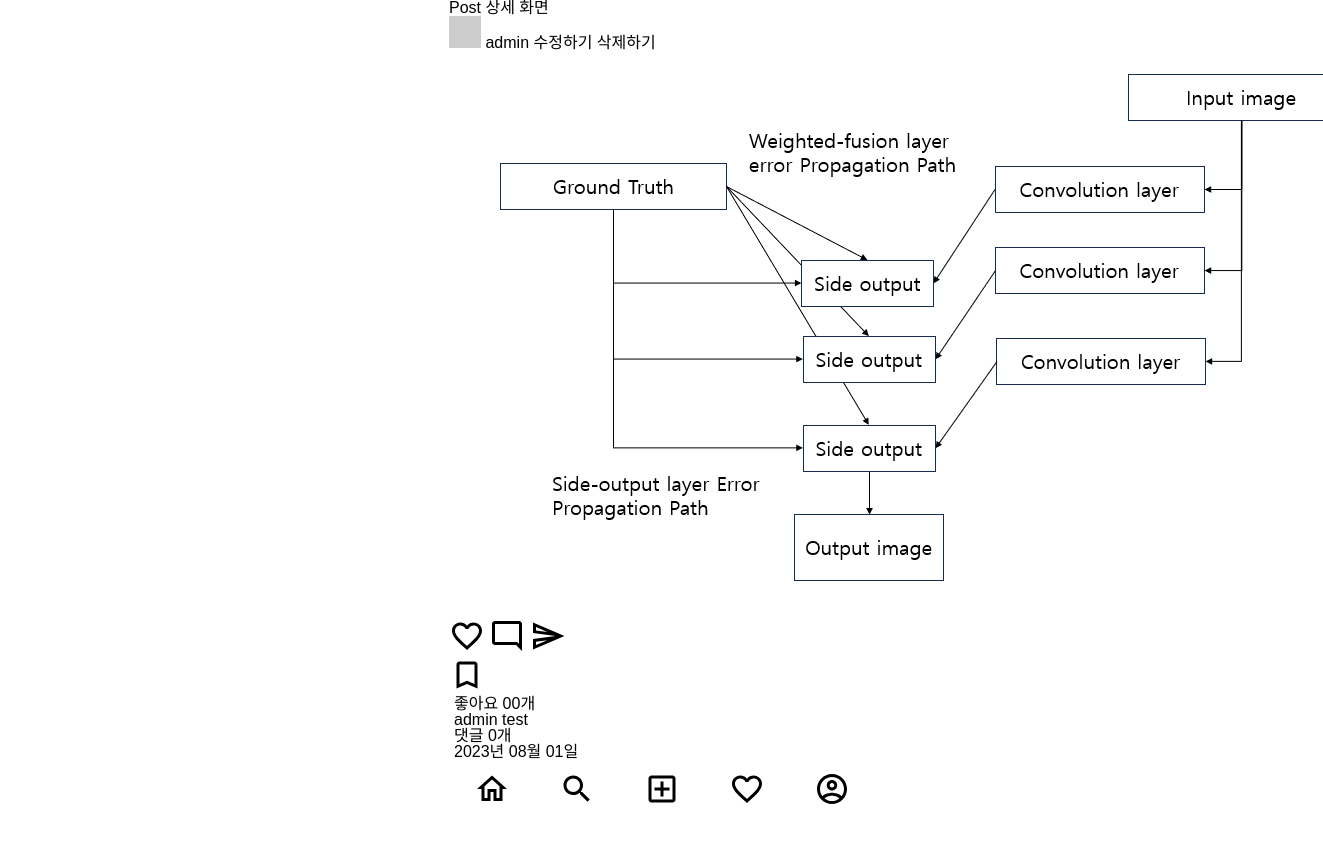
/posts/16/ (signed in), run on the app's committed database.
### posts/models.py (models this page shows)
class Post(models.Model):
    image = models.ImageField(verbose_name='이미지',null=True, blank=True)
    content = models.TextField(verbose_name='내용')
    created_at = models.DateTimeField(verbose_name='작성일',auto_now_add=True)
    view_count = models.IntegerField(verbose_name='조회수',default=0)
    writer = models.ForeignKey(to=User, on_delete=models.CASCADE, null=True, blank=True)

### posts/views.py (the view)
# urls.py: path('<int:id>/', post_detail_view, name = 'post-detail'),
def post_detail_view(request, id):
    try:
        post = Post.objects.get(id = id)
    except Post.DoesNotExist:
        return redirect('index')
    context = {
        'post' : post,
    }
    return render(request, 'posts/post_detail.html', context)

### templates/posts/post_detail.html (shortened to what this page needs)
{% extends 'base.html' %}
{% block content %}
<h1>Post 상세 화면</h1>
{% include 'mixin/posts/post_card.html' with detail=True %}
{% endblock %}

### templates/mixin/posts/post_card.html (shortened to what this page needs)
{% load static %}
<div class = "card">
    <div class = "card_header">
        <img src="http://via.placeholder.com/32x32" alt="프로필이미지">
        <a href="">
            <span class = "card_user-name">{{ post.writer }}</span>
        </a>
        {% if request.user == post.writer %}
            <a href="{% url 'posts:post-update' post.id %}">수정하기</a>
            <a href="{% url 'posts:post-delete' post.id %}">삭제하기</a>
        {% endif %}
    </div>
    <div class = "card_body">
        <div>
            {% if post.image %}
                <img class = "card_image" src="{{ post.image.url }}" alt="card_img">
            {% else %}
                <img class = "card_image" src="http://via.placeholder.com/600x600" alt="card_img">
            {% endif %}
        </div>
        <div class = 'card_btn-group'>
            <div>
                <img class = 'card_btn' src="{% static 'icons/favorite_outlined_black_36dp.svg' %}" alt="좋아요">
                <img class = 'card_btn' src="{% static 'icons/mode_comment_outlined_black_36dp.svg' %}" alt="댓글">
                <img class = 'card_btn' src="{% static 'icons/send_outlined_black_36dp.svg' %}" alt="공유">
            </div>
            <div>
                <img class = 'card_btn' src="{% static 'icons/bookmark_outlined_black_36dp.svg' %}" alt="즐겨찾기">
            </div>
        </div>
        <div class = "card_content">
            <span class = "card_like-num">좋아요 00개</span>
            <div class = "card_main-text">
                <p>
                    <span class="card_user-name">{{ post.writer }}</span>
                    {% if not detail %}
                        {{post.content|truncatechars:35}}
                    {% else %}
                        {{ post.content }}
                    {% endif %}
                </p>
            </div>
            <div>
                <p>댓글 {{ post.comment_set.all.count }}개
                </p>
                <p class = "card_created_date">{{ post.created_at|date:"Y년 m월 d일" }}</p>
            </div>
        </div>
    </div>
</div>

### static/css/index.css (style rules this page uses)
.container { display: flex; flex-direction: column; max-width: 425px; }
body { font-family: 'Noto Sans KR', sans-serif; margin: 0 auto 60px auto; }
.card_content { display: flex; flex-direction: column; padding: 0 5px; }

### data on the page
Post: writer "admin", image (picture), content "test", comment_set.all.count "0", created_at "2023년 08월 01일"
